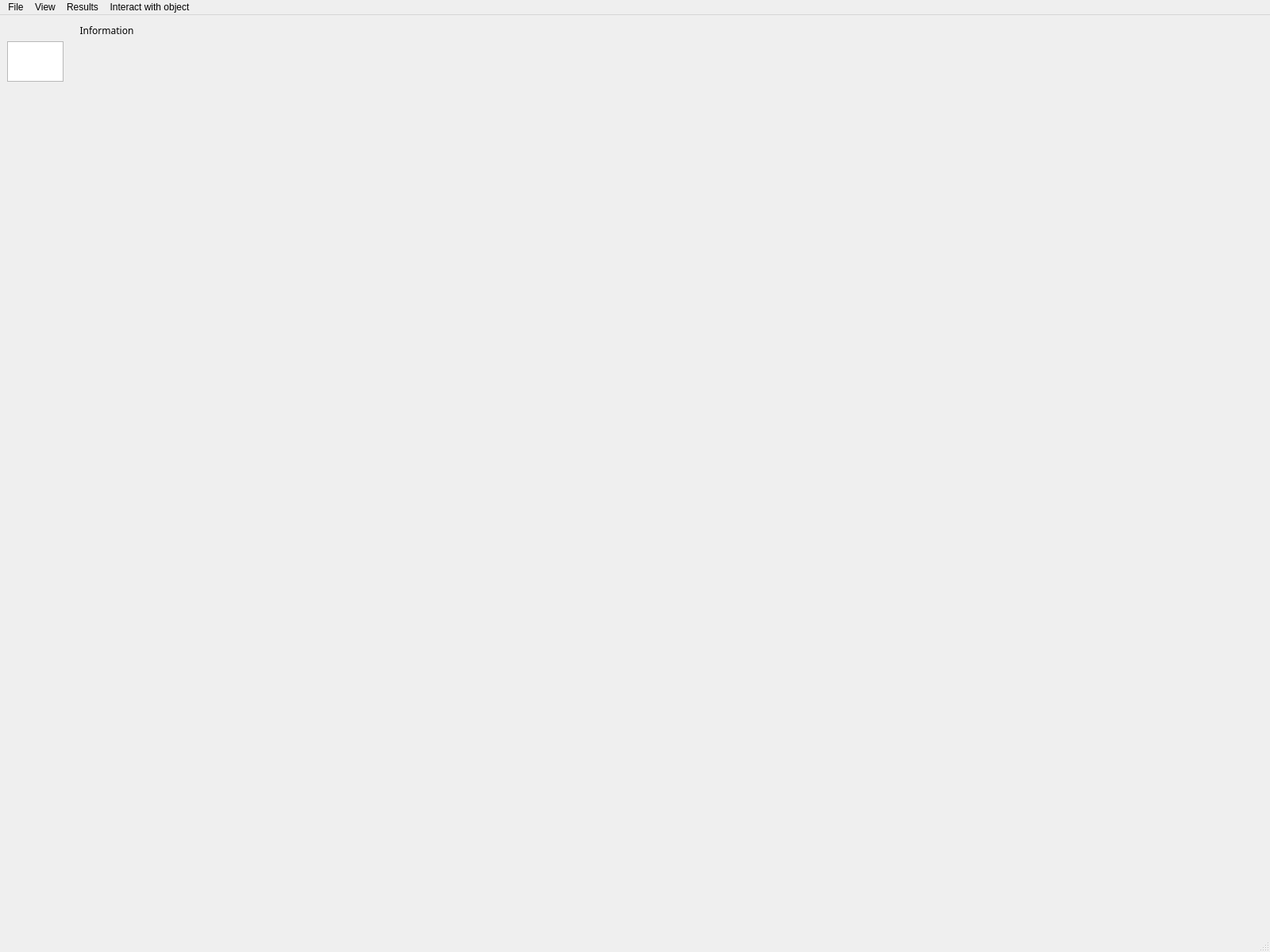
<?xml version="1.0" encoding="UTF-8"?>
<ui version="4.0">
 <class>MainWindow</class>
 <widget class="QMainWindow" name="MainWindow">
  <property name="geometry">
   <rect>
    <x>0</x>
    <y>0</y>
    <width>1600</width>
    <height>1200</height>
   </rect>
  </property>
  <property name="windowTitle">
   <string>MainWindow</string>
  </property>
  <widget class="QWidget" name="centralwidget">
   <layout class="QGridLayout" name="gridLayout">
    <item row="0" column="0">
     <widget class="QVTKOpenGLNativeWidget" name="qvtkWidget" native="true"/>
    </item>
   </layout>
   <widget class="QListView" name="listView">
    <property name="geometry">
     <rect>
      <x>9</x>
      <y>33</y>
      <width>71</width>
      <height>51</height>
     </rect>
    </property>
    <property name="font">
     <font>
      <family>Ubuntu Mono</family>
     </font>
    </property>
    <property name="layoutDirection">
     <enum>Qt::LeftToRight</enum>
    </property>
    <property name="autoFillBackground">
     <bool>true</bool>
    </property>
    <property name="isWrapping" stdset="0">
     <bool>true</bool>
    </property>
    <property name="resizeMode">
     <enum>QListView::Adjust</enum>
    </property>
    <property name="layoutMode">
     <enum>QListView::SinglePass</enum>
    </property>
    <property name="spacing">
     <number>2</number>
    </property>
    <property name="wordWrap">
     <bool>true</bool>
    </property>
   </widget>
   <widget class="QLabel" name="label">
    <property name="geometry">
     <rect>
      <x>80</x>
      <y>10</y>
      <width>109</width>
      <height>18</height>
     </rect>
    </property>
    <property name="font">
     <font>
      <family>Ubuntu Mono</family>
     </font>
    </property>
    <property name="autoFillBackground">
     <bool>true</bool>
    </property>
    <property name="alignment">
     <set>Qt::AlignCenter</set>
    </property>
    <property name="text">
     <string>Information</string>
    </property>
    <property name="scaledContents">
     <bool>true</bool>
    </property>
    <property name="wordWrap">
     <bool>false</bool>
    </property>
   </widget>
   <zorder>qvtkWidget</zorder>
   <zorder>listView</zorder>
   <zorder>label</zorder>
  </widget>
  <widget class="QMenuBar" name="menubar">
   <property name="geometry">
    <rect>
     <x>0</x>
     <y>0</y>
     <width>1600</width>
     <height>30</height>
    </rect>
   </property>
   <widget class="QMenu" name="menuFile">
    <property name="title">
     <string>File</string>
    </property>
    <addaction name="actionOpen_File"/>
    <addaction name="separator"/>
    <addaction name="actionExport_To_Text"/>
    <addaction name="separator"/>
    <addaction name="actionExit"/>
   </widget>
   <widget class="QMenu" name="menuView">
    <property name="title">
     <string>View</string>
    </property>
    <addaction name="actionZoom_on_Area"/>
    <addaction name="separator"/>
    <addaction name="actionReset_Camera"/>
   </widget>
   <widget class="QMenu" name="menuResults">
    <property name="title">
     <string>Results</string>
    </property>
   </widget>
   <widget class="QMenu" name="menuInteract_With_Object">
    <property name="title">
     <string>Interact with object</string>
    </property>
   </widget>
   <addaction name="menuFile"/>
   <addaction name="menuView"/>
   <addaction name="menuResults"/>
   <addaction name="menuInteract_With_Object"/>
  </widget>
  <widget class="QStatusBar" name="statusbar">
   <property name="statusTip">
    <string>Status: Nothing</string>
   </property>
  </widget>
  <action name="actionOpen_File">
   <property name="text">
    <string>Open File (.res)</string>
   </property>
  </action>
  <action name="actionExit">
   <property name="text">
    <string>Exit</string>
   </property>
  </action>
  <action name="actionExport_To_Text">
   <property name="text">
    <string>Export (.msh)</string>
   </property>
  </action>
  <action name="actionResults">
   <property name="text">
    <string>Results</string>
   </property>
  </action>
  <action name="actionReset_Camera">
   <property name="text">
    <string>Reset Camera</string>
   </property>
  </action>
  <action name="actionZoom_on_Area">
   <property name="text">
    <string>Zoom on Area</string>
   </property>
  </action>
 </widget>
 <customwidgets>
  <customwidget>
   <class>QVTKOpenGLNativeWidget</class>
   <extends>QWidget</extends>
   <header>QVTKOpenGLNativeWidget.h</header>
  </customwidget>
 </customwidgets>
 <resources/>
 <connections/>
</ui>
